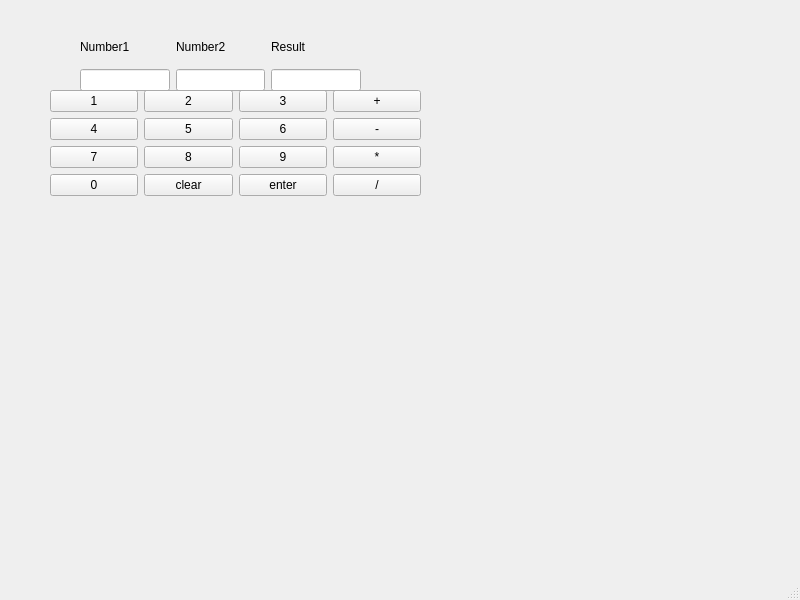
<?xml version="1.0" encoding="UTF-8"?>
<ui version="4.0">
 <class>MainWindow</class>
 <widget class="QMainWindow" name="MainWindow">
  <property name="geometry">
   <rect>
    <x>0</x>
    <y>0</y>
    <width>800</width>
    <height>600</height>
   </rect>
  </property>
  <property name="windowTitle">
   <string>MainWindow</string>
  </property>
  <widget class="QWidget" name="centralwidget">
   <widget class="QWidget" name="gridLayoutWidget">
    <property name="geometry">
     <rect>
      <x>50</x>
      <y>90</y>
      <width>371</width>
      <height>108</height>
     </rect>
    </property>
    <layout class="QGridLayout" name="gridLayout">
     <item row="2" column="1">
      <widget class="QPushButton" name="N2">
       <property name="text">
        <string>2</string>
       </property>
      </widget>
     </item>
     <item row="4" column="3">
      <widget class="QPushButton" name="mul">
       <property name="text">
        <string>*</string>
       </property>
      </widget>
     </item>
     <item row="3" column="1">
      <widget class="QPushButton" name="N5">
       <property name="text">
        <string>5</string>
       </property>
      </widget>
     </item>
     <item row="6" column="1">
      <widget class="QPushButton" name="clear">
       <property name="text">
        <string>clear</string>
       </property>
      </widget>
     </item>
     <item row="3" column="3">
      <widget class="QPushButton" name="sub">
       <property name="text">
        <string>-</string>
       </property>
      </widget>
     </item>
     <item row="4" column="0">
      <widget class="QPushButton" name="N7">
       <property name="text">
        <string>7</string>
       </property>
      </widget>
     </item>
     <item row="6" column="3">
      <widget class="QPushButton" name="div">
       <property name="text">
        <string>/</string>
       </property>
      </widget>
     </item>
     <item row="2" column="0">
      <widget class="QPushButton" name="N1">
       <property name="text">
        <string>1</string>
       </property>
      </widget>
     </item>
     <item row="2" column="3">
      <widget class="QPushButton" name="add">
       <property name="text">
        <string>+</string>
       </property>
      </widget>
     </item>
     <item row="3" column="0">
      <widget class="QPushButton" name="N4">
       <property name="text">
        <string>4</string>
       </property>
      </widget>
     </item>
     <item row="3" column="2">
      <widget class="QPushButton" name="N6">
       <property name="text">
        <string>6</string>
       </property>
      </widget>
     </item>
     <item row="4" column="1">
      <widget class="QPushButton" name="N8">
       <property name="text">
        <string>8</string>
       </property>
      </widget>
     </item>
     <item row="4" column="2">
      <widget class="QPushButton" name="N9">
       <property name="text">
        <string>9</string>
       </property>
      </widget>
     </item>
     <item row="6" column="0">
      <widget class="QPushButton" name="N0">
       <property name="text">
        <string>0</string>
       </property>
      </widget>
     </item>
     <item row="2" column="2">
      <widget class="QPushButton" name="N3">
       <property name="text">
        <string>3</string>
       </property>
      </widget>
     </item>
     <item row="6" column="2">
      <widget class="QPushButton" name="enter">
       <property name="text">
        <string>enter</string>
       </property>
      </widget>
     </item>
    </layout>
   </widget>
   <widget class="QWidget" name="gridLayoutWidget_2">
    <property name="geometry">
     <rect>
      <x>80</x>
      <y>30</y>
      <width>281</width>
      <height>61</height>
     </rect>
    </property>
    <layout class="QGridLayout" name="gridLayout_2">
     <item row="2" column="2">
      <widget class="QLineEdit" name="result"/>
     </item>
     <item row="2" column="0">
      <widget class="QLineEdit" name="num1"/>
     </item>
     <item row="2" column="1">
      <widget class="QLineEdit" name="num2"/>
     </item>
     <item row="1" column="0">
      <widget class="QLabel" name="label">
       <property name="text">
        <string>Number1</string>
       </property>
      </widget>
     </item>
     <item row="1" column="1">
      <widget class="QLabel" name="label_2">
       <property name="text">
        <string>Number2</string>
       </property>
      </widget>
     </item>
     <item row="1" column="2">
      <widget class="QLabel" name="label_3">
       <property name="text">
        <string>Result</string>
       </property>
      </widget>
     </item>
    </layout>
   </widget>
  </widget>
  <widget class="QMenuBar" name="menubar">
   <property name="geometry">
    <rect>
     <x>0</x>
     <y>0</y>
     <width>800</width>
     <height>17</height>
    </rect>
   </property>
  </widget>
  <widget class="QStatusBar" name="statusbar"/>
 </widget>
 <resources/>
 <connections/>
</ui>
